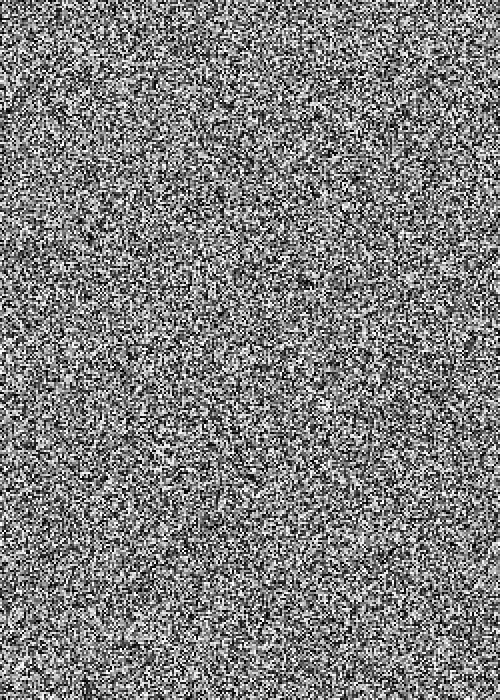
Frame 1 (no input)
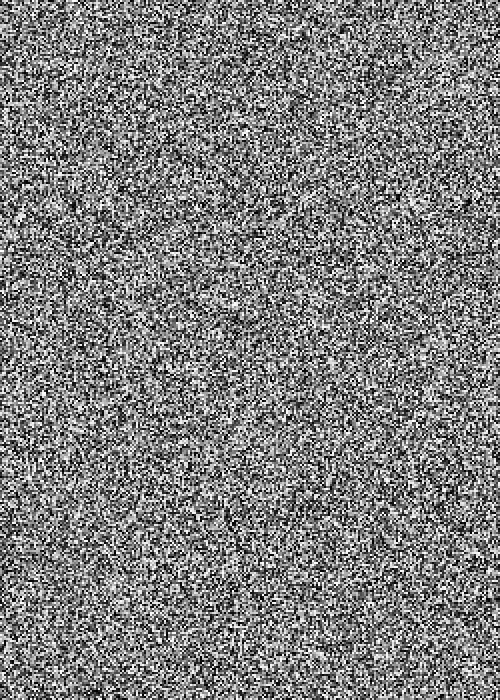
Frame 60 (the mouse pressed at the canvas centre just before this capture)
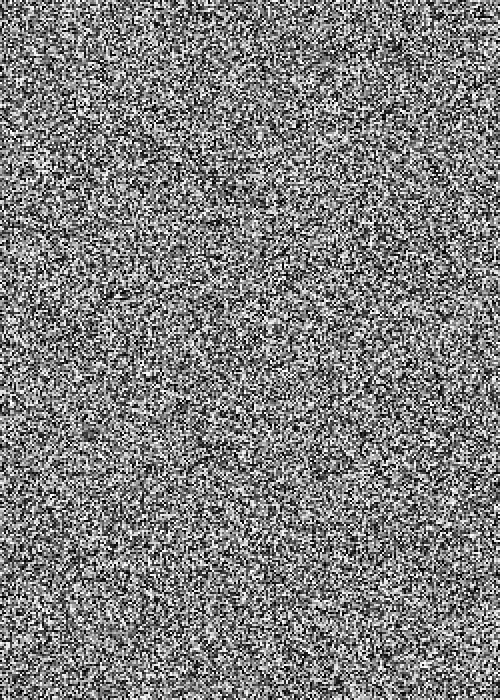
Frame 120 (the mouse held since frame 60 and released just before this capture)

The Processing sketch that drew these frames (run headless with seeded random() and noise(); from frame 60 on, the mouse is pressed at the canvas centre):

// Processing sketch: processing_30992
// ── processing_30992.pde

void setup() {
size(500, 700);
smooth();
frameRate(5);
}

void draw() {
  noStroke();
  for (int y=0; y<700; y += 2){
    for(int x=0; x <500; x += 2){
      float R = random(255);
      fill(R);
      rect(x,y,2,2);
    }
  }
}
